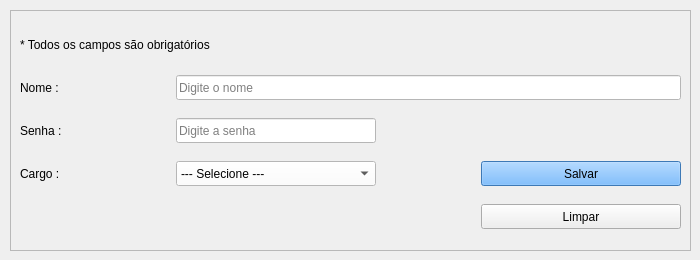
         <widget class="QWidget" name="tab_cadastroUtilizador">
          <attribute name="title">
           <string>Cadastro Utilizador</string>
          </attribute>
          <widget class="QFrame" name="frame_cadastrarUtilizador">
           <property name="geometry">
            <rect>
             <x>10</x>
             <y>10</y>
             <width>681</width>
             <height>241</height>
            </rect>
           </property>
           <property name="frameShape">
            <enum>QFrame::StyledPanel</enum>
           </property>
           <property name="frameShadow">
            <enum>QFrame::Raised</enum>
           </property>
           <layout class="QGridLayout" name="gridLayout_4">
            <item row="6" column="0" colspan="3">
             <spacer name="horizontalSpacer_2">
              <property name="orientation">
               <enum>Qt::Horizontal</enum>
              </property>
              <property name="sizeHint" stdset="0">
               <size>
                <width>128</width>
                <height>25</height>
               </size>
              </property>
             </spacer>
            </item>
            <item row="0" column="0" colspan="2">
             <widget class="QLabel" name="label_5">
              <property name="minimumSize">
               <size>
                <width>0</width>
                <height>25</height>
               </size>
              </property>
              <property name="maximumSize">
               <size>
                <width>16777215</width>
                <height>25</height>
               </size>
              </property>
              <property name="text">
               <string>* Todos os campos são obrigatórios</string>
              </property>
             </widget>
            </item>
            <item row="2" column="0">
             <widget class="QLabel" name="label_titNomeUtilizador">
              <property name="minimumSize">
               <size>
                <width>150</width>
                <height>25</height>
               </size>
              </property>
              <property name="maximumSize">
               <size>
                <width>150</width>
                <height>25</height>
               </size>
              </property>
              <property name="styleSheet">
               <string notr="true">font: 12pt &quot;Segoe UI&quot;;</string>
              </property>
              <property name="text">
               <string>Nome :</string>
              </property>
              <property name="alignment">
               <set>Qt::AlignJustify|Qt::AlignVCenter</set>
              </property>
             </widget>
            </item>
            <item row="5" column="1">
             <widget class="QComboBox" name="comboBox_cargoUtilizador">
              <property name="minimumSize">
               <size>
                <width>0</width>
                <height>25</height>
               </size>
              </property>
              <property name="maximumSize">
               <size>
                <width>200</width>
                <height>25</height>
               </size>
              </property>
              <property name="styleSheet">
               <string notr="true">background-color: rgb(255, 255, 255);
font: 12pt &quot;Segoe UI&quot;;</string>
              </property>
              <item>
               <property name="text">
                <string>--- Selecione ---</string>
               </property>
              </item>
              <item>
               <property name="text">
                <string>administrador</string>
               </property>
              </item>
              <item>
               <property name="text">
                <string>gerente</string>
               </property>
              </item>
              <item>
               <property name="text">
                <string>escriturario</string>
               </property>
              </item>
             </widget>
            </item>
            <item row="3" column="0">
             <widget class="QLabel" name="label_titSenhaUtilizador">
              <property name="minimumSize">
               <size>
                <width>150</width>
                <height>25</height>
               </size>
              </property>
              <property name="maximumSize">
               <size>
                <width>150</width>
                <height>25</height>
               </size>
              </property>
              <property name="styleSheet">
               <string notr="true">font: 12pt &quot;Segoe UI&quot;;</string>
              </property>
              <property name="text">
               <string>Senha :</string>
              </property>
              <property name="alignment">
               <set>Qt::AlignJustify|Qt::AlignVCenter</set>
              </property>
             </widget>
            </item>
            <item row="3" column="1">
             <widget class="QLineEdit" name="lineEdit_senhaUtilizador">
              <property name="minimumSize">
               <size>
                <width>0</width>
                <height>25</height>
               </size>
              </property>
              <property name="maximumSize">
               <size>
                <width>200</width>
                <height>25</height>
               </size>
              </property>
              <property name="styleSheet">
               <string notr="true">background-color: rgb(255, 255, 255);
font: 12pt &quot;Segoe UI&quot;;</string>
              </property>
              <property name="placeholderText">
               <string>Digite a senha</string>
              </property>
             </widget>
            </item>
            <item row="2" column="1" colspan="3">
             <widget class="QLineEdit" name="lineEdit_nomeUtilizador">
              <property name="minimumSize">
               <size>
                <width>0</width>
                <height>25</height>
               </size>
              </property>
              <property name="maximumSize">
               <size>
                <width>16777215</width>
                <height>25</height>
               </size>
              </property>
              <property name="styleSheet">
               <string notr="true">background-color: rgb(255, 255, 255);
font: 12pt &quot;Segoe UI&quot;;</string>
              </property>
              <property name="placeholderText">
               <string>Digite o nome</string>
              </property>
             </widget>
            </item>
            <item row="6" column="3">
             <widget class="QPushButton" name="pushButton_limparUtilizador">
              <property name="enabled">
               <bool>true</bool>
              </property>
              <property name="minimumSize">
               <size>
                <width>200</width>
                <height>25</height>
               </size>
              </property>
              <property name="maximumSize">
               <size>
                <width>200</width>
                <height>25</height>
               </size>
              </property>
              <property name="autoFillBackground">
               <bool>false</bool>
              </property>
              <property name="styleSheet">
               <string notr="true">font: 12pt &quot;Segoe UI&quot;;</string>
              </property>
              <property name="text">
               <string>Limpar</string>
              </property>
             </widget>
            </item>
            <item row="5" column="3">
             <widget class="QPushButton" name="pushButton_salvarUtilizador">
              <property name="enabled">
               <bool>true</bool>
              </property>
              <property name="minimumSize">
               <size>
                <width>200</width>
                <height>25</height>
               </size>
              </property>
              <property name="maximumSize">
               <size>
                <width>200</width>
                <height>25</height>
               </size>
              </property>
              <property name="autoFillBackground">
               <bool>false</bool>
              </property>
              <property name="styleSheet">
               <string notr="true">background-color: rgb(85, 170, 255);
font: 12pt &quot;Segoe UI&quot;;</string>
              </property>
              <property name="text">
               <string>Salvar</string>
              </property>
             </widget>
            </item>
            <item row="5" column="0">
             <widget class="QLabel" name="label_titCargoUtilizador">
              <property name="minimumSize">
               <size>
                <width>150</width>
                <height>25</height>
               </size>
              </property>
              <property name="maximumSize">
               <size>
                <width>150</width>
                <height>25</height>
               </size>
              </property>
              <property name="styleSheet">
               <string notr="true">font: 12pt &quot;Segoe UI&quot;;</string>
              </property>
              <property name="text">
               <string>Cargo :</string>
              </property>
              <property name="alignment">
               <set>Qt::AlignJustify|Qt::AlignVCenter</set>
              </property>
             </widget>
            </item>
           </layout>
          </widget>
         </widget>
